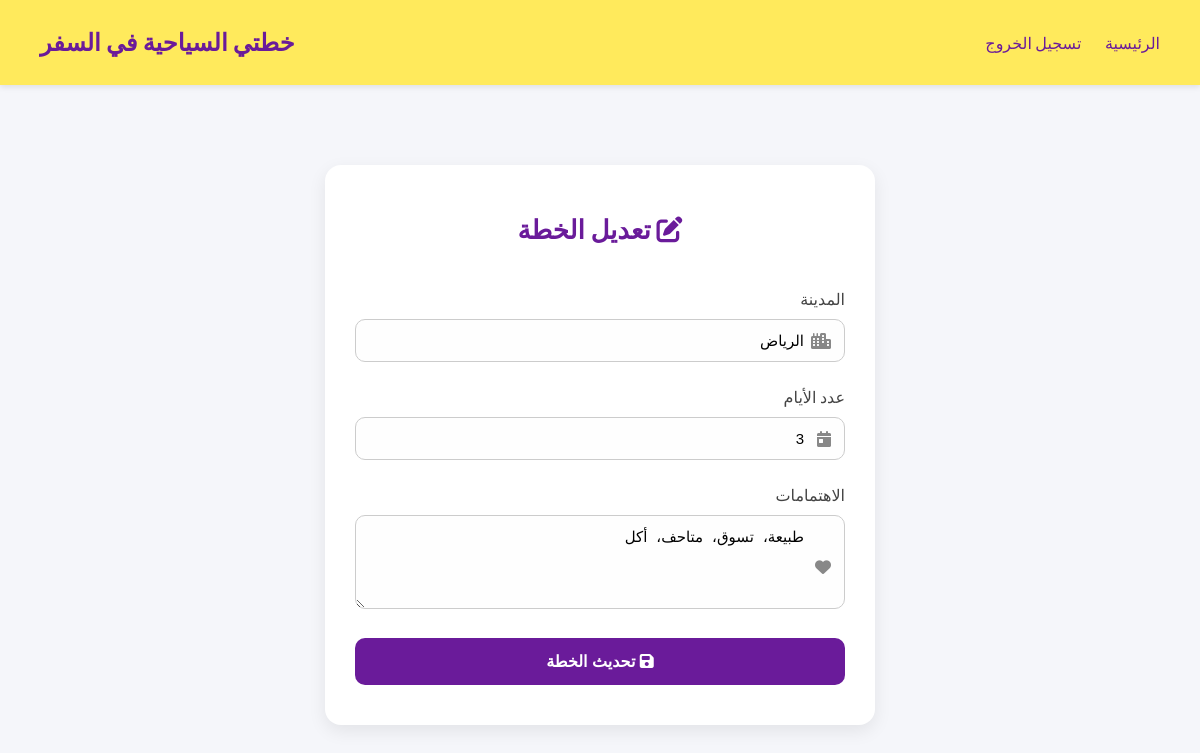
The page /edit_plan.php?id=5 (signed in) on the database its author committed.
### tables this page shows
CREATE TABLE IF NOT EXISTS `plans` (
  `id` int NOT NULL AUTO_INCREMENT,
  `user_id` int DEFAULT NULL,
  `city` varchar(100) DEFAULT NULL,
  `days_count` int DEFAULT NULL,
  `preferences` text,
  `created_at` timestamp NULL DEFAULT CURRENT_TIMESTAMP,
  PRIMARY KEY (`id`)
);

### edit_plan.php (the view, shortened to what this page needs)
 <?php
require 'includes/db.php';
$plan_id = isset($_GET['id']) ? intval($_GET['id']) : 0;
$stmt = $pdo->prepare("SELECT * FROM plans WHERE id = ? AND user_id = ?");
$stmt->execute([$plan_id, $_SESSION['user_id']]);
$plan = $stmt->fetch();
$city = isset($plan['city']) ? htmlspecialchars($plan['city']) : '';
$days_count = isset($plan['days_count']) ? htmlspecialchars($plan['days_count']) : 1;
$preferencesArray = json_decode($plan['preferences'], true);
$preferences = is_array($preferencesArray) ? implode('، ', $preferencesArray) : htmlspecialchars($plan['preferences']);
?>
<!DOCTYPE html>
<html lang="ar" dir="rtl">
<head>
  <link rel="stylesheet" href="https://cdnjs.cloudflare.com/ajax/libs/font-awesome/6.5.0/css/all.min.css">
  <link rel="stylesheet" href="CSS/style_edit_plan.css">
  <link rel="stylesheet" href="CSS/style.css">
</head>
<body>
<?php include 'includes/header.php'?>
<div class="form-container">
  <h2><i class="fas fa-pen-to-square"></i> تعديل الخطة</h2>
  <form method="POST">
    <label>المدينة</label>
    <div class="input-group">
      <i class="fas fa-city"></i>
      <input type="text" name="city" value="<?= $city ?>" required>
    </div>
    <label>عدد الأيام</label>
    <div class="input-group">
      <i class="fas fa-calendar-day"></i>
      <input type="number" name="days_count" value="<?= $days_count ?>" min="1" required>
    </div>
    <label>الاهتمامات</label>
    <div class="input-group">
      <i class="fas fa-heart"></i>
      <textarea name="preferences" rows="4" placeholder="مثلاً: طبيعة، تسوق، متاحف"><?= $preferences ?></textarea>
    </div>
    <button type="submit" class="submit-btn"><i class="fas fa-save"></i> تحديث الخطة</button>
  </form>
</div>
</body>
</html>

### CSS/style_edit_plan.css (style rules this page uses)
* { box-sizing: border-box; }
body { font-family: 'Cairo', sans-serif; background-color: #f5f6fa; margin: 0; padding: 0; direction: rtl; }
.form-container { max-width: 500px; margin: 60px auto; background: white; padding: 30px; border-radius: 16px; box-shadow: 0 6px 12px rgba(0,0,0,0.1); }
label { font-weight: bold; margin-bottom: 6px; display: block; color: #333; }
.input-group { position: relative; margin-bottom: 20px; }
.input-group i { position: absolute; right: 12px; top: 50%; transform: translateY(-50%); color: #999; }
input, textarea { width: 100%; padding: 12px 40px 12px 12px; border: 1px solid #ccc; border-radius: 10px; font-size: 15px; background-color: #fefefe; }
textarea { resize: vertical; }
button { width: 100%; padding: 12px; background-color: #6a1b9a; color: white; font-weight: bold; border: none; border-radius: 10px; font-size: 16px; cursor: pointer; }

### CSS/style.css (style rules this page uses)
* { box-sizing: border-box; margin: 0; padding: 0; }
body { font-family: 'Cairo', sans-serif; background-color: #eee9f7; color: #2e2e3a; direction: rtl; }
h2 { font-size: 26px; margin-bottom: 30px; color: #6a1b9a; }

### edit_plan.php (style rules this page uses)
body { font-family: 'Cairo', sans-serif; background-color: #f5f6fa; margin: 0; padding: 0; direction: rtl; }
.form-container { max-width: 550px; margin: 80px auto; background: white; padding: 40px 30px; border-radius: 16px; box-shadow: 0 6px 18px rgba(0,0,0,0.08); }
h2 { text-align: center; color: #6a1b9a; margin-bottom: 30px; }
.input-group { position: relative; margin-bottom: 20px; }
.input-group i { position: absolute; right: 14px; top: 50%; transform: translateY(-50%); color: #888; }
input, textarea { width: 100%; padding: 12px 40px 12px 12px; border: 1px solid #ccc; border-radius: 10px; font-size: 15px; background-color: #fefefe; }
textarea { resize: vertical; }
label { margin-bottom: 5px; display: block; font-weight: 500; color: #444; }
.submit-btn { width: 100%; background-color: #6a1b9a; color: white; padding: 14px; border: none; border-radius: 10px; font-weight: bold; font-size: 16px; cursor: pointer; transition: 0.3s; }

### rows shown on the page
plans: city "الرياض", days_count "3", preferences "طبيعة، تسوق، متاحف، أكل"
